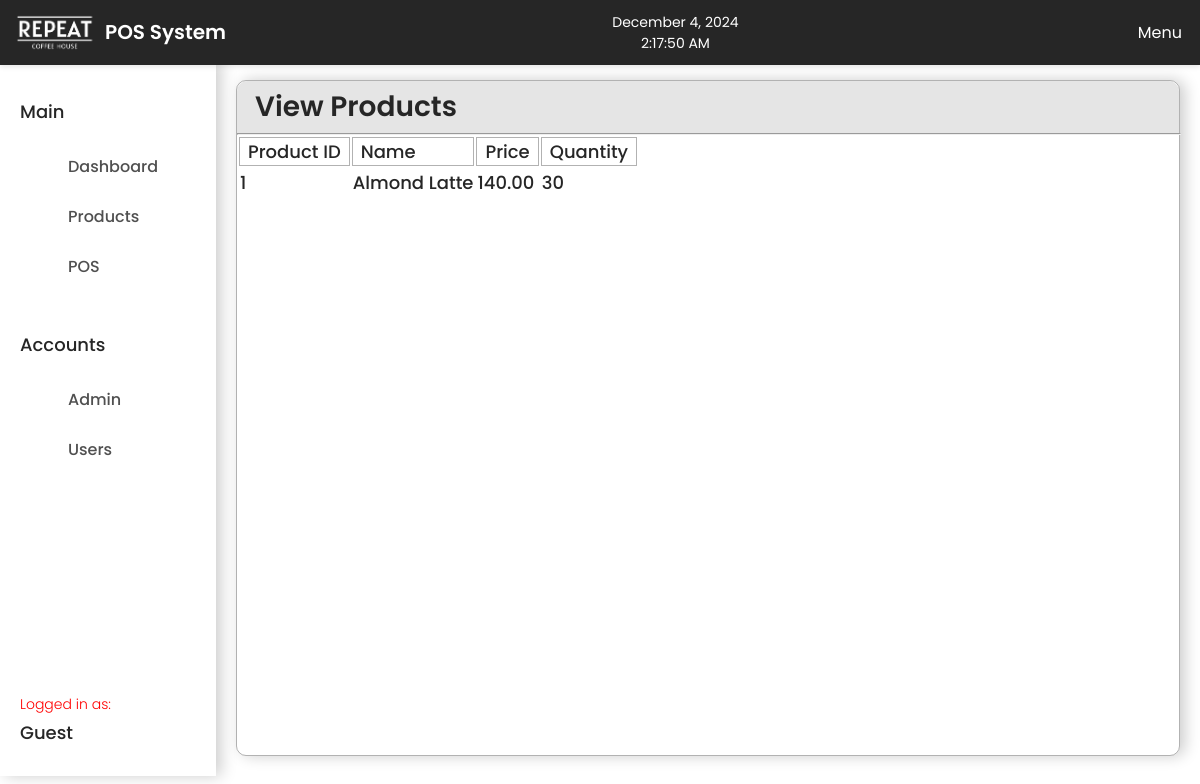
Screenshot of /view_products.php with the database file from the repository.
### tables this page shows
CREATE TABLE `products` (
  `prod_id` int(11) NOT NULL,
  `prod_name` varchar(255) NOT NULL,
  `prod_price` decimal(10,2) NOT NULL,
  `prod_qty` int(11) NOT NULL
);

### view_products.php (the view)
<?php
include 'header.php';
include 'navbar.php';
include 'sidebar.php';
include 'db_connect.php';
$sql = "SELECT * FROM products";
$result = $conn->query($sql);
?>
<div class="dashboard-grid" id="content-grid">
    <div class="db-content">
        <div class="prod-container">
            <p class="heading">View Products</p>
            <hr>
            <?php if ($result->num_rows > 0): ?>
                <table>
                    <thead>
                        <tr>
                            <th>Product ID</th>
                            <th>Name</th>
                            <th>Price</th>
                            <th>Quantity</th>
                        </tr>
                    </thead>
                    <tbody>
                        <?php
                        while ($product = $result->fetch_assoc()):
                        ?>
                            <tr>
                                <td><?php echo $product['prod_id']; ?></td>
                                <td><?php echo $product['prod_name']; ?></td>
                                <td><?php echo number_format($product['prod_price'], 2); ?></td>
                                <td><?php echo $product['prod_qty']; ?></td>
                            </tr>
                        <?php endwhile; ?>
                    </tbody>
                </table>
            <?php else: ?>
                <p>No products found in the database.</p>
            <?php endif; ?>
        </div>
    </div>
</div>
<?php
include 'footer.php';
?>

### style.css (style rules this page uses)
html { font-size: 16px; font-family: 'Poppins', sans-serif; }
body { margin: 0; padding: 0; }
.dashboard-grid { box-shadow: 5px 0px 15px rgba(0, 0, 0, 0.2); color: #262626; font-size: 18px; font-weight: 500; text-align: left; padding-left: 20px; }
.dashboard-grid p { padding-top: 20px; }
.db-content { display: grid; grid-template-columns: auto; }
.heading { font-size: 28px; font-weight: 600; }
#content-grid { border: 1px solid rgba(0, 0, 0, 0.3); border-radius: 10px; margin: 20px; padding: 0; }
.prod-container { width: 100%; }
.prod-container p { margin: 0; padding: 5px 20px 5px 18px; background-color: rgba(0, 0, 0, 0.1); border-radius: 10px 10px 0 0; }
.prod-container hr { width: 100%; padding: 0; margin: 0; }
.pos-grid td, th { border: 1px solid rgba(0, 0, 0, 0.3); text-align: left; padding: 0 8px; font-weight: 500; }

### rows the page displays
products: prod_id "1", prod_name "Almond Latte", prod_price "140.00", prod_qty "30"
